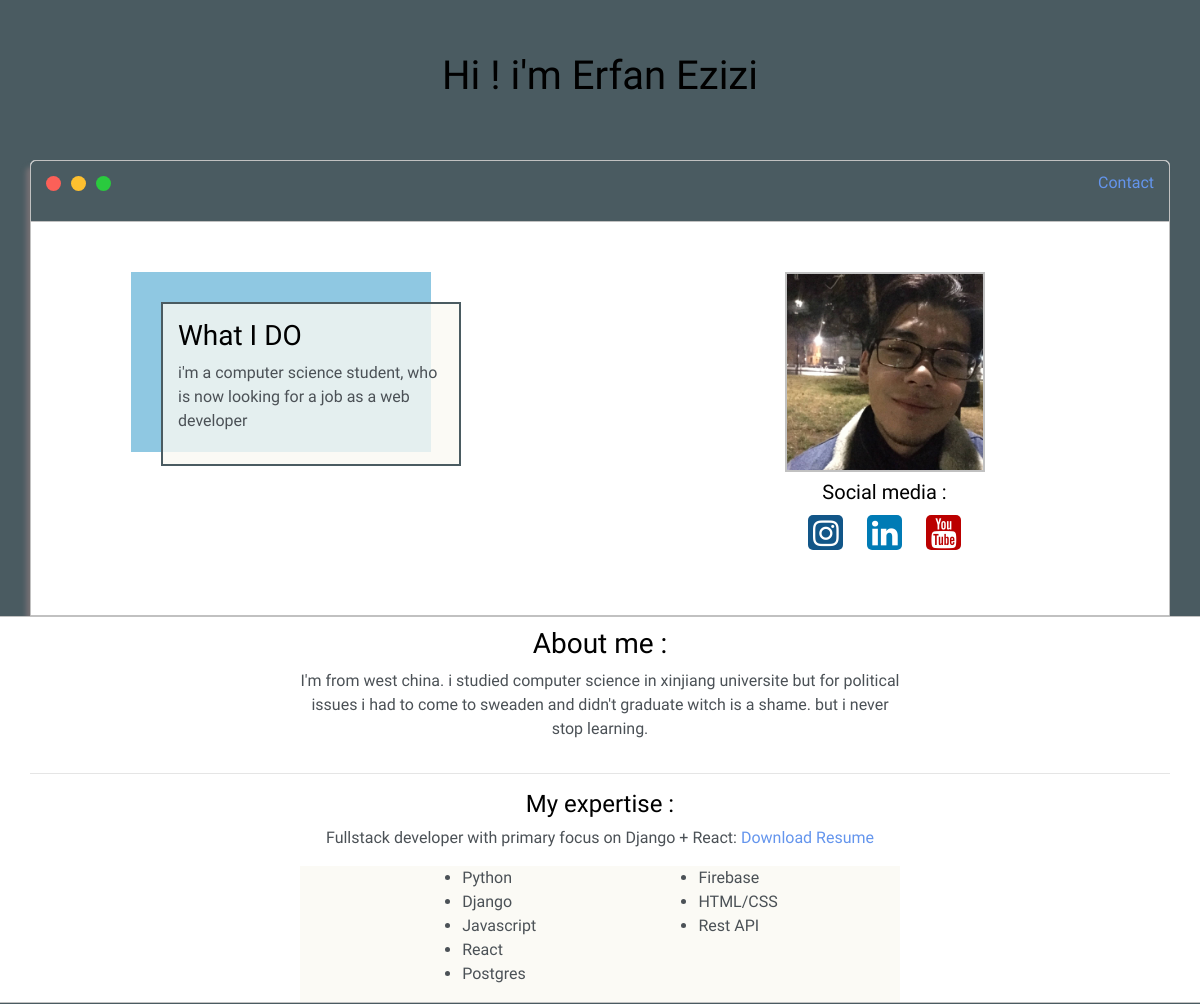
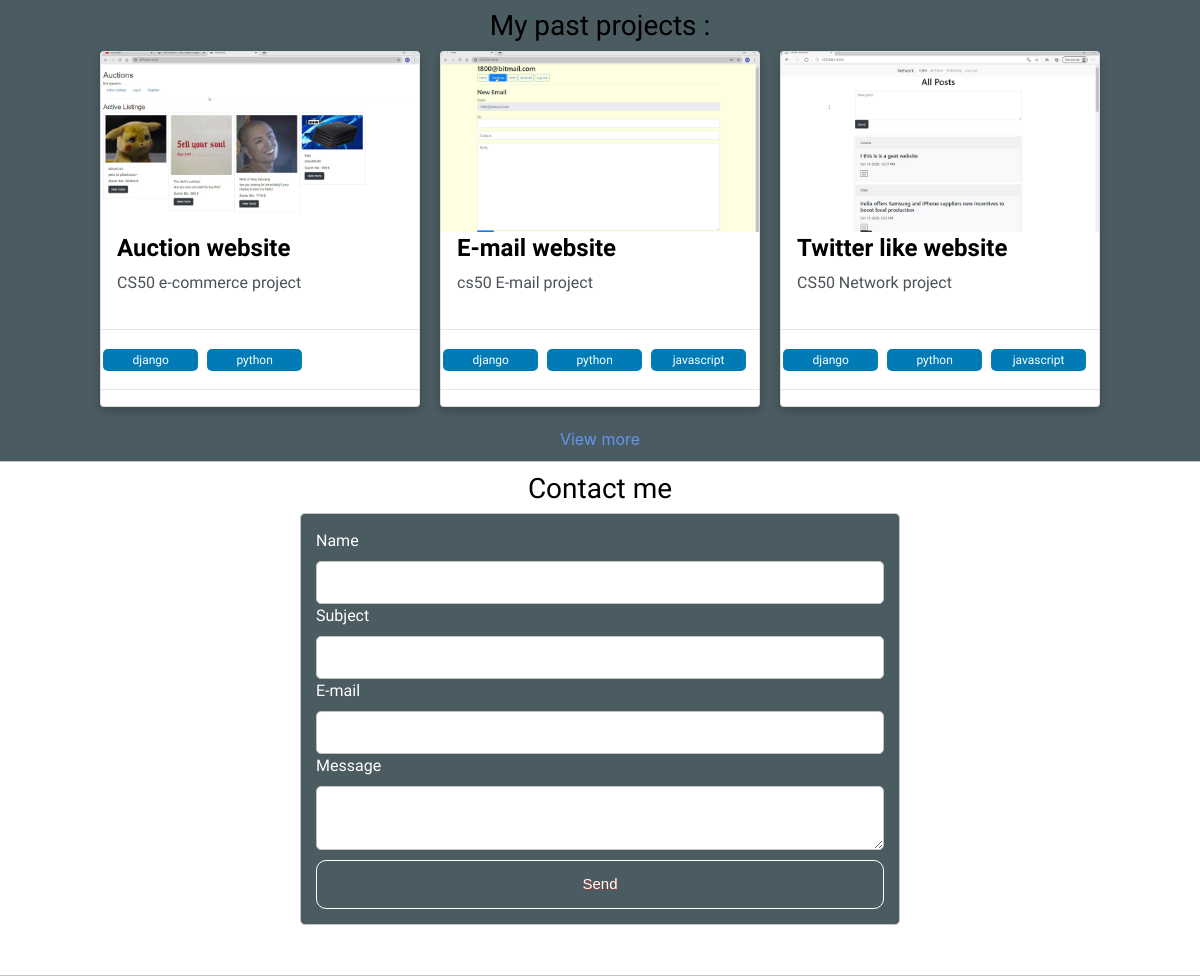
The page / on the database its author committed (2 pictures, top to bottom).
### base/models.py (models this page shows, shortened)
class Post(models.Model):
    thumbnail = models.ImageField(
        blank=True, null=True, upload_to="images", default="/images/defult.jpg")
    headline = models.CharField(max_length=300, null=True)
    subtitle = models.CharField(max_length=300, blank=True, null=True)
    body = models.TextField(blank=True, null=True)
    active = models.BooleanField(default=True)
    featured = models.BooleanField(default=True)
    tags = models.ManyToManyField(Tag, null=True)

class Tag(models.Model):
    tag = models.CharField(max_length=300)
    def __str__(self):
        return self.tag

### base/views.py (the view)
# urls.py: path("", views.home, name='home'),
def home(request):
    content = Post.objects.filter(active=True, featured=True)[0:3]
    myFilter = PostFilter()
    return render(request, 'index.html', {
        "posts": content,
        "filter": myFilter,
    })

### base/templates/index.html (shortened to what this page needs)
{% extends 'layout.html' %} {% load static %} {% block title %} Home {% endblock%} {% block body %}
<section class="sec1">
  <div class="main-container">
    <div class="Hi">
      <h1>Hi ! i'm Erfan Ezizi</h1>
    </div>
    <div class="Intro">
      <div class="Nav">
        <div class="btn-wrapper">
          <div id="btn-1" class="nav-btn"></div>
          <div id="btn-2" class="nav-btn"></div>
          <div id="btn-3" class="nav-btn"></div>
        </div>
        <div id="navigation">
          <ul>
            <li><button id="contact">Contact</button></li>
          </ul>
        </div>
      </div>
      <div class="left-side">
        <div id="des_shadow">
          <div id="description">
            <h3>What I DO</h3>
            <p>
              i'm a computer science student, who is now looking for a job as a
              web developer
            </p>
          </div>
        </div>
      </div>
      <div class="right-side">
        <img src="{% static 'images/erfans.jpg' %}" id="profilepic" />
        <h5 style="text-align: center; line-height: 0; margin-top: 20px">
          Social media :
        </h5>
        <div id="button_media">
          <div class="medialink">
            <a href="" class="fa fa-instagram" id="link-1"></a>
          </div>
          <div class="medialink">
            <a href="" class="fa fa-linkedin" id="link-2"></a>
          </div>
          <div class="medialink">
            <a href="" class="fa fa-youtube" id="link-3"></a>
          </div>
        </div>
      </div>
    </div>
  </div>
</section>
<section class="sec2">
  <div class="main-container" id="tow">
    <div class="about">
      <div class="about-me">
        <h3>About me :</h3>
        <p>
          I'm from west china. i studied computer science in xinjiang universite
          but for political issues i had to come to sweaden and didn't graduate
          witch is a shame. but i never stop learning.
        </p>
      </div>
    </div>
    <hr />
    <h4 class="skils">My expertise :</h4>
    <p class="skils">
      Fullstack developer with primary focus on Django + React:
      <a target="_blank" href="{% static 'resume.pdf' %}">Download Resume</a>
    </p>
    <div id="skils">
      <ul>
        <li>Python</li>
        <li>Django</li>
        <li>Javascript</li>
        <li>React</li>
        <li>Postgres</li>
      </ul>
      <ul>
        <li>Firebase</li>
        <li>HTML/CSS</li>
        <li>Rest API</li>
      </ul>
    </div>
  </div>
</section>
<section class="sec1">
  <div class="main-container">
    <h3 style="text-align: center; padding-top: 10px">My past projects :</h3>
    <div class="card-wrapper">
      {% for post in posts %}
      <div class="card">
        <a href="{% url 'post' post.id %}">
          <img
            src="static/images/{{ post.thumbnail }}"
            style="
              width: 100%;
              height: 180px;
              display: block;
              object-fit: cover;
            "
          />
          <div class="container">
            <h4><b>{{ post.headline }}</b></h4>
            <p>{{ post.subtitle }}</p>
          </div>
          <hr />
          {% for tag in post.tags.all %}
          <span class="tag">{{ tag }}</span>
          {% endfor %}
          <hr />
        </a>
      </div>
      {% empty %}
      <h3>Nothing here :(</h3>
      {% endfor %}
    </div>
    <div style="text-align: center; margin: 10px">
      <a href="{% url 'all_post' %}">View more</a>
    </div>
  </div>
</section>
<section class="sec2">
  <div class="main-container">
    <h3 style="text-align: center; margin-top: 10px">Contact me</h3>
    <form id="contact_form" action="{% url 'message' %}" method="POST">
      <label>Name</label>
      <input type="text" name="name" class="input-box" />
      <label>Subject</label>
      <input type="text" name="subject" class="input-box" />
      <label>E-mail</label>
      <input type="text" name="email" class="input-box" />
      <label>Message</label>
      <textarea name="message" class="input-box"> </textarea>
      <input type="submit" class="myButton" value="Send" />
    </form>
  </div>
</section>
{% endblock %}

### base/templates/layout.html (shortened to what this page needs)
{% load static %}
<html lang="en">
<head>
    <link rel="stylesheet" href="https://cdn.jsdelivr.net/npm/bootstrap@4.5.3/dist/css/bootstrap.min.css"
>
    <link rel="stylesheet" href="https://cdnjs.cloudflare.com/ajax/libs/font-awesome/4.7.0/css/font-awesome.min.css">
    <link rel="stylesheet" href="{% static 'css/index.css' %}">
    <link rel="stylesheet" href="{% static 'images/erfan.jpg' %}">
</head>
<body>
    {% block body %}
    {% endblock body %}
</body>
</html>

### staticfiles/css/index.css (style rules this page uses)
:root { --Text: black; --secondaryText: #4b5156; --maincolor: #4a5b61; --secondarycolor: #fff; --bordercolor: #c1c1c1; }
html, body { padding: 0; margin: 0; }
a { text-decoration: none; color: cornflowerblue; }
h1, h2, h3, h4, h5, h6, strong { color: var(--Text); font-family: "Grandstander", cursive; }
p, li, span, label, input, textarea { color: var(--secondaryText); font-family: "Trispace", sans-serif; }
.main-container { width: 1200px; margin: 0 auto; }
.sec1 { overflow: auto; background-color: var(--maincolor); border-bottom: 1px solid var(--bordercolor); }
.sec2 { overflow: auto; background-color: var(--secondarycolor); border-bottom: 1px solid var(--bordercolor); }
.Hi { display: grid; justify-content: center; align-content: center; min-height: 10em; }
.Intro { display: grid; grid-template-columns: 1fr 1fr; grid-template-areas: "Nav Nav" "left-side right-side"; background-color: var(--secondarycolor); border-radius: 5px 5px 0 0; border: 1px solid var(--bordercolor); -webkit-box-shadow: -4px 7px 5px 0px rgba(117, 112, 116, 1); -moz-box-shadow: -4px 7px 5px 0px rgba(117, 112, 116, 1); box-shadow: -4px 7px 5px 0px rgba(117, 112, 116, 1); }
.Nav { display: flex; grid-area: Nav; justify-content: space-between; background-color: var(--maincolor); border-bottom: 1px solid var(--bordercolor); border-radius: 5px 5px 0 0; }
.right-side { grid-area: right-side; padding-top: 50px; padding-bottom: 50px; }
.left-side { grid-area: left-side; padding-top: 50px; padding-bottom: 50px; }
.btn-wrapper { display: flex; padding: 10px; }
.nav-btn { height: 15px; width: 15px; border-radius: 50%; margin: 5px; }
#btn-1 { background-color: #fc6058; }
#btn-2 { background-color: #fec02f; }
#btn-3 { background-color: #2aca3e; }
#navigation { margin: 0; padding: 10px; }
#navigation li { display: inline-block; margin-right: 5px; margin-left: 5px; }
#profilepic { display: block; margin: 0 auto; height: 200px; width: 200px; object-fit: cover; border: 2px solid var(--bordercolor); }
#description { display: block; margin: 0 auto; width: 300px; border: 2px solid var(--maincolor); object-fit: cover; background-color: rgb(251, 249, 243, 0.8); padding: 15px; position: relative; }
#button_media { display: flex; justify-content: center; }
.fa { border-radius: 5px; padding: 20px; font-size: 30px; width: 35px; height: 35px; text-align: center; text-decoration: none; padding: 3px 5px; margin: 5px 2px; }
.fa-youtube { background: #bb0000; color: white; }
.fa-instagram { background: #125688; color: white; }
.fa-linkedin { background: #007bb5; color: white; }
.medialink { cursor: pointer; margin: 10px; }
#des_shadow { background-color: #8fc8e2; width: 300px; height: 180px; padding-left: 30px; padding-top: 30px; margin-left: 100px; }
.about { padding-top: 10px; display: grid; width: 600px; margin: 0 auto; grid-template-columns: repeat(auto-fit, 320px, 1fr); text-align: center; }
#skils { margin: 0 auto; width: 600px; display: flex; justify-content: space-evenly; background-color: rgb(251, 249, 243, 0.8); }
.skils { text-align: center; }
.card-wrapper { display: grid; grid-template-columns: repeat(auto-fit, 320px); gap: 20px; justify-content: center; margin-bottom: 20px; }
.card { box-shadow: 0 4px 8px 0 rgba(0, 0, 0, 0.2); transition: 0.3s; }
.container { padding: 2px 16px; background-color: white; }
.tag { display: inline-block; text-align: center; color: white; width: 30%; background-color: #007bb5; border-radius: 5px; margin: 2px; padding: 2px 5px; font-size: 12px; }
#contact_form { display: block; max-width: 600px; margin: 0 auto; border: 1px solid var(--bordercolor); padding: 15px; border-radius: 5px; background-color: var(--maincolor); margin-bottom: 50px; }
#contact_form label { color: white; }
.input-box { width: 100%; padding-top: 10px; padding-bottom: 10px; background-color: var(--secondarycolor); border-radius: 5px; border: 1px solid var(--bordercolor); font-size: 14px; }
.myButton { background-color: var(--maincolor); border-radius: 10px; border: 1px solid #ffffff; display: inline-block; cursor: pointer; color: #ffffff; font-family: Arial; font-size: 15px; width: 100%; margin-top: 10px; padding: 12px; text-decoration: none; text-shadow: 0px 1px 0px #b23e35; }
#contact { background: none !important; border: none; padding: 0 !important; text-decoration: none; color: cornflowerblue; font-family: "Trispace", sans-serif; cursor: pointer; }
@media screen and (max-width: 1200px) { .main-container { width: 95%; margin: 0 auto; } }

### rows shown on the page
Post: thumbnail (picture), headline "Auction website", subtitle "CS50 e-commerce project"
Tag: tag "django"
Tag: tag "python"
Post: thumbnail (picture), headline "E-mail website", subtitle "cs50 E-mail project"
Tag: tag "javascript"
Post: thumbnail (picture), headline "Twitter like website", subtitle "CS50 Network project"
